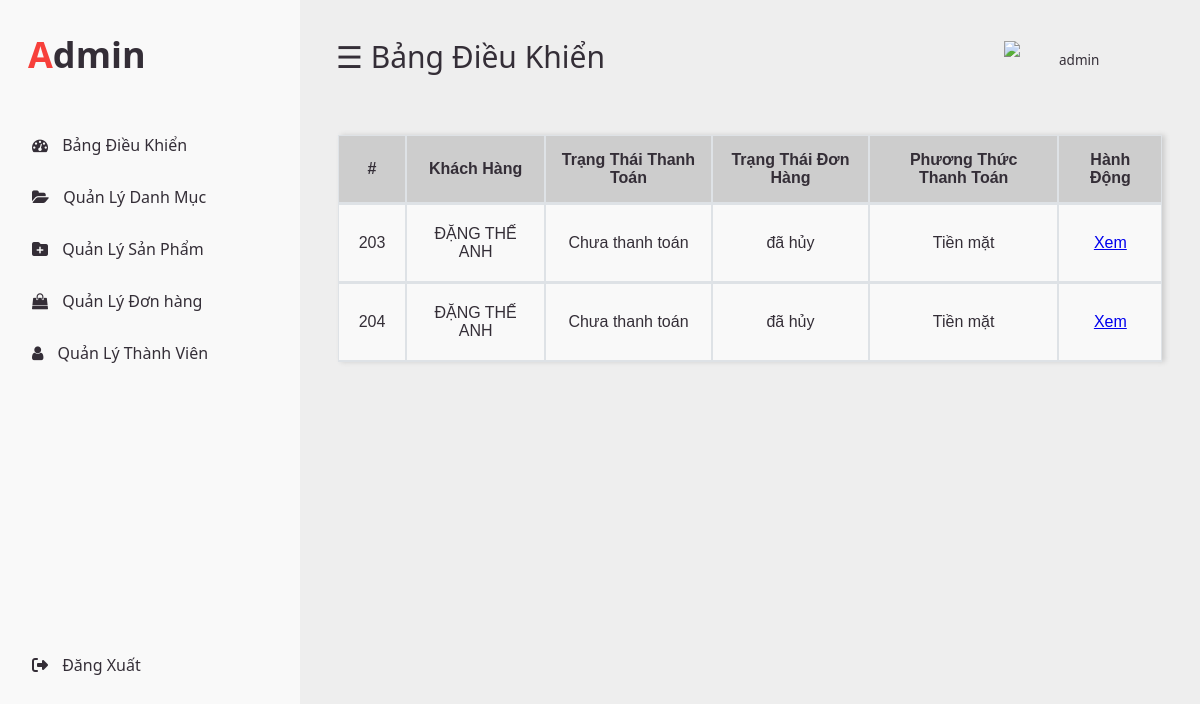
Screenshot of /admin/index.php?act=order (signed in) with the database file from the repository.
### tables this page shows
CREATE TABLE `orders` (
  `id` int(11) NOT NULL,
  `is_paid` tinyint(1) NOT NULL DEFAULT 0,
  `payment_method` varchar(255) DEFAULT NULL,
  `user_id` int(11) NOT NULL,
  `creation_date` timestamp NULL DEFAULT NULL,
  `updation_date` timestamp NULL DEFAULT current_timestamp()
);

CREATE TABLE `users` (
  `id` int(11) NOT NULL,
  `email` varchar(50) NOT NULL,
  `username` varchar(50) NOT NULL,
  `password` varchar(11) NOT NULL,
  `full_name` varchar(100) NOT NULL,
  `phone` varchar(20) NOT NULL,
  `shipping_address` varchar(255) DEFAULT NULL,
  `shipping_city` varchar(255) DEFAULT NULL,
  `billing_address` varchar(255) NOT NULL,
  `billing_city` varchar(50) NOT NULL,
  `is_admin` int(1) NOT NULL,
  `status` int(11) NOT NULL DEFAULT 0
);

### model/order.php (called while the page is built, shortened)
<?php
function getAllOrders()
{
    $conn = connect();
    $sql = "SELECT o.id, o.is_paid, o.payment_method, u.id as user_id, u.full_name
            FROM orders as o
            INNER JOIN users as u ON o.user_id = u.id";
    $stmt = $conn->prepare($sql);
    $stmt->execute();
    $stmt->setFetchMode(PDO::FETCH_ASSOC);
    $kq = $stmt->fetchAll();
    return $kq;
}

### admin/view/order.php (the view, shortened to what this page needs)
<div class="container_table">
    <table class="table_form">
        <tr>
            <th class="thead">#</th>
            <th class="thead">Khách Hàng</th>
            <th class="thead">Trạng Thái Thanh Toán</th>
            <th class="thead">Trạng Thái Đơn Hàng</th>
            <th class="thead">Phương Thức Thanh Toán</th>
            <th class="thead order-k">Hành Động</th>
        </tr>
        <?php
          if (isset($orders)) {
              foreach ($orders as $order) {
          ?>
                <tr>
                    <td class="tbody"><?= $order['id'] ?></td>
                    <td class="tbody"><?= $order['full_name'] ?></td>
                    <td class="tbody">
                        <?= $order['is_paid'] == 2 ? 'đã thanh toán' : 'Chưa thanh toán' ?></td>
                    <td class="tbody">
                      <?php
                    if ($order['is_paid'] == 0) {
                      echo 'chờ xét duyệt';
                   } elseif ($order['is_paid'] == 1) {
                       echo 'chưa thanh toán';
                   } elseif ($order['is_paid'] == 2) {
                       echo 'đã thanh toán';
                   } elseif ($order['is_paid'] == 3) {
                       echo 'đang vận chuyển';
                   } elseif ($order['is_paid'] == 4) {
                       echo 'đã hủy';
                   }
                      ?></td>
                    <td class="tbody"><?= $order['payment_method'] ?></td>
                    <td class="tbody order-k"><a href="index.php?act=updateOrder&id=<?= $order['id'] ?>"> Xem</a></td>
                </tr>
        <?php
              }
          }
          ?>
    </table>
</div>
</div>
</body>
</body>
</html>

### admin/layout/css/style.css (style rules this page uses)
* { margin: 0px; padding: 0px; }
body { background-color: #eee; overflow: hidden; font-family: system-ui; width: 100%; height: 100%; }
table { font-family: arial, sans-serif; width: 100%; }
th { border-bottom: 1px solid #eee; padding: 15px; text-align: left; color: #342E37; }
td { text-align: left; padding: 20px; color: #342E37; }
.container_table { margin-top: 1%; height: auto; }
.container_table .table_form { margin-left: 2.5%; width: 95%; border-collapse: separate; border-spacing: 0; background-color: #F9F9F9; box-shadow: 3px 0px 5px 0px #cdcdcd; margin-bottom: 2%; }
.container_table .table_form tr { border: 1px solid #eee; }
.container_table .table_form .thead { background-color: #cdcdcd; }
.container_table .table_form .tbody, .thead { text-align: center; border: 1px solid #dee2e6; border-bottom: 2px solid #dee2e6; }

### rows the page displays
orders: id "203", user.full_name "ĐẶNG THẾ ANH", is_paid "Chưa thanh toán", payment_method "Tiền mặt"
orders: id "204", user.full_name "ĐẶNG THẾ ANH", is_paid "Chưa thanh toán", payment_method "Tiền mặt"

### other values shown
$_SESSION['user']['username'] "admin"
